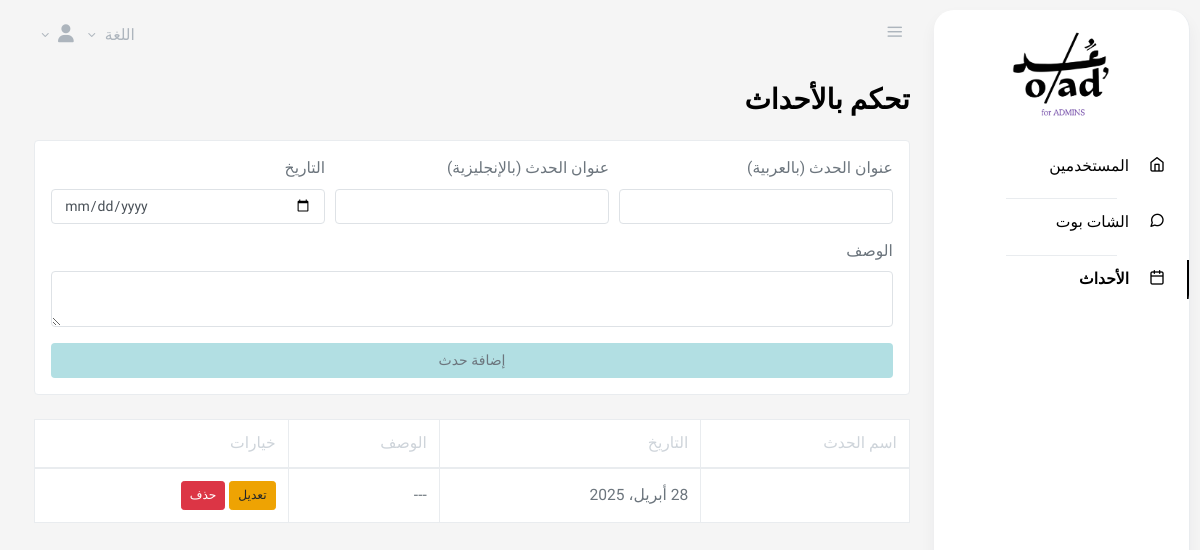
/ar/admins/events/ (signed in), run on an earlier commit of the app's database.
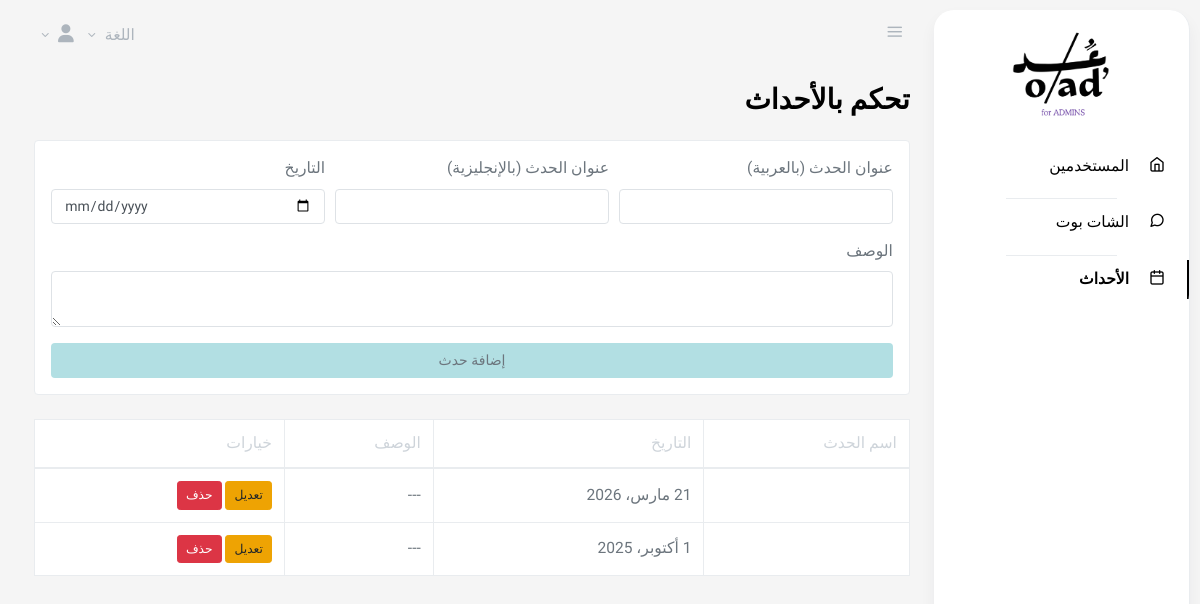
And on a later commit of the database.
### promotions/models.py (models this page shows, shortened)
class Event(TranslatableModel):
    user = models.ForeignKey(UserProfile, on_delete=models.CASCADE, related_name='events', null=True, blank=True)
    translations = TranslatedFields(
        name=models.CharField(_('Event Name'), max_length=255),
        description=models.TextField(_('Description'), null=True, blank=True),
    )
    date = models.DateField(_('Date'))
    class Meta:
        verbose_name = _('Event')
        verbose_name_plural = _('Events')
        ordering = ['date']

### authentication/decorators.py (the view, shortened to what this page needs)
        def wrapper_func(request, *args, **kwargs):
            user_profile = getattr(request.user, 'userprofile', None)
            if request.user.groups.exists():
                user_group = request.user.groups.all()[0].name
                if user_group in allowed_roles:
                    return view_func(request, *args, **kwargs)
            return redirect('login_page')  # Redirect non-logged-in users to login

### administrators/views.py (called while the page is built, shortened)
@login_required
@allowed_users(allowed_roles=['admins'])
def event_control(request):
    events = Event.objects.filter(user__isnull=True).order_by('-date')  # only global events
    return render(request, "admins/event_control.html", {
        "events": events
    })

### templates/admins/event_control.html (shortened to what this page needs)
{% extends "admins/base.html" %}
{% load i18n %}
{% block content %}
<main role="main" class="main-content">
  <div class="container-fluid">
    <h2 class="mb-4">{% trans "Manage Events" %}</h2>
    <form method="POST" class="card p-3 mb-4">
      <div class="form-row">
        <div class="form-group col-md-4">
          <label>{% trans "Event Name (Arabic)" %}</label>
          <input type="text" name="name_ar" class="form-control" required>
        </div>
        <div class="form-group col-md-4">
          <label>{% trans "Event Name (English)" %}</label>
          <input type="text" name="name_en" class="form-control" required>
        </div>
        <div class="form-group col-md-4">
          <label>{% trans "Date" %}</label>
          <input type="date" name="date" class="form-control" required>
        </div>
      </div>
      <div class="form-group">
        <label>{% trans "Description" %}</label>
        <textarea name="description" class="form-control" rows="2"></textarea>
      </div>
      <button type="submit" class="btn btn-block" style="background-color:#b2dfe3;">
        {% trans "Add Event" %}
      </button>
    </form>
    <table class="table table-bordered bg-white">
      <thead>
        <tr>
          <th>{% trans "Event Name" %}</th>
          <th>{% trans "Date" %}</th>
          <th>{% trans "Description" %}</th>
          <th>{% trans "Actions" %}</th>
        </tr>
      </thead>
      <tbody>
        {% for event in events %}
          <tr>
            <td>{{ event.name }}</td>
            <td>{{ event.date }}</td>
            <td>{{ event.description|default:"---" }}</td>
            <td>
              <button class="btn btn-sm btn-warning" data-toggle="modal" data-target="#editModal"
                      onclick="fillEditModal('{{ event.id }}', '{{ event.name|escapejs }}', '{{ event.date }}', '{{ event.description|default:''|escapejs }}')">
                {% trans "Edit" %}
              </button>
              <form method="POST" style="display:inline;">
                <button type="submit" name="action" value="delete" class="btn btn-sm btn-danger"
                        onclick="return confirm('{% trans "Are you sure?" %}')">
                  {% trans "Delete" %}
                </button>
              </form>
            </td>
          </tr>
        {% empty %}
          <tr>
            <td colspan="4" class="text-center text-muted">{% trans "No events yet." %}</td>
          </tr>
        {% endfor %}
      </tbody>
    </table>
  </div>
</main>
{% endblock %}

### templates/admins/base.html (shortened to what this page needs)
{%load static%}
{% load i18n %}
<!doctype html>
<html lang="en">
  <head>
    <link rel="stylesheet" href="https://cdnjs.cloudflare.com/ajax/libs/font-awesome/4.7.0/css/font-awesome.min.css">
    <link rel="stylesheet" href="{% static 'css/simplebar.css'%}">
    <link rel="stylesheet" href="{% static 'css/feather.css' %}">
    <link rel="stylesheet" href="{% static 'css/select2.css'%}">
    <link rel="stylesheet" href="{% static 'css/dropzone.css'%}">
    <link rel="stylesheet" href="{% static 'css/uppy.min.css'%}">
    <link rel="stylesheet" href="{% static 'css/jquery.steps.css'%}">
    <link rel="stylesheet" href="{% static 'css/jquery.timepicker.css'%}">
    <link rel="stylesheet" href="{% static 'css/quill.snow.css'%}">
    <link rel="stylesheet" href="{% static 'css/daterangepicker.css'%}">
    <link rel="stylesheet" href="{% static 'css/app-light.css'%}" id="lightTheme">
    <link rel="stylesheet" href="{% static 'css/app-dark.css'%}" id="darkTheme" disabled>
    <link rel="stylesheet" href="https://cdnjs.cloudflare.com/ajax/libs/toastr.js/latest/toastr.min.css">
  </head>
  <body class="vertical  light {% trans 'dir' %}">
    <div class="wrapper">
      {% load static %}
{% load i18n %}
<nav class="topnav navbar navbar-light">
<button type="button" class="navbar-toggler text-muted mt-2 p-0 mr-3 collapseSidebar">
<i class="fe fe-menu navbar-toggler-icon"></i>
</button>
<ul class="nav">
<li class="nav-item dropdown mt-2 mx-2">
{% get_current_language as CURRENT_LANGUAGE %}
{% get_available_languages as AVAILABLE_LANGUAGES %}
{% get_language_info_list for AVAILABLE_LANGUAGES as languages %}
<a class="nav-link dropdown-toggle text-muted pr-0" href="#" id="navbarDropdownMenuLink" role="button" data-toggle="dropdown" aria-haspopup="true" aria-expanded="false">
    {%trans 'languages'%}
</a>
</li>
<li class="nav-item dropdown mt-2 mx-1">
  <a class="nav-link dropdown-toggle text-muted pr-0 " href="#" id="navbarDropdownMenuLink" role="button" data-toggle="dropdown" aria-haspopup="true" aria-expanded="false">
      <i style="font-size:18px" class="fa">&#xf007;</i>
  </a>
</li>
</ul>
</nav>
<aside class="sidebar-left border-right bg-white shadow" id="leftSidebar" data-simplebar>
<nav class="vertnav navbar navbar-light">
<div class="w-100 mb-4 d-flex">
<a class="navbar-brand mx-auto mt-2 flex-fill text-center" href="#">
  <img src="{% static '/images/oad_admins.png' %}" class="navbar-brand-img brand-sm sidebar-logo" style="width: 100px; height: auto;" alt="Logo" alt="Logo" id="sidebar-logo">
</a>
</div>
<ul class="navbar-nav flex-fill w-100 mb-2">
  <li class="nav-item w-100 {% if request.resolver_match.url_name == 'admins.users' %}active{% endif %}">
      <a class="nav-link" href="{% url 'admins.users' %}">
          <i class="fe fe-home fe-16"></i>
          <span class="ml-3 item-text">{% trans 'Users' %}</span>
      </a>
  </li>
</ul>
<hr class="my-1 w-50 mx-auto">
<ul class="navbar-nav flex-fill w-100 mb-2">
  <li class="nav-item w-100 {% if request.resolver_match.url_name == 'admins.chatbot' %}active{% endif %}">
      <a class="nav-link" href="{% url 'admins.chatbot' %}">
          <i class="fe fe-message-circle fe-16"></i>
          <span class="ml-3 item-text">{% trans 'Chatbot' %}</span>
      </a>
  </li>
</ul>
<hr class="my-1 w-50 mx-auto">
<ul class="navbar-nav flex-fill w-100 mb-2">
  <li class="nav-item w-100 {% if request.resolver_match.url_name == 'admins.events' %}active{% endif %}">
      <a class="nav-link" href="{% url 'admins.events' %}">
          <i class="fe fe-calendar fe-16"></i>
          <span class="ml-3 item-text">{% trans 'Events' %}</span>
      </a>
  </li>
</ul>
</nav>
</aside>
        {% block content %}
        {% endblock %}
    </div>
  </body>
</html>

### static/css/simplebar.css (style rules this page uses)
[data-simplebar] { position: relative; flex-direction: column; flex-wrap: wrap; justify-content: flex-start; align-content: flex-start; align-items: flex-start; border-radius: 20px; margin: 10px; overflow: hidden; background-color: #D5F2FE; box-shadow: 0px 8px 20px rgba(0, 0, 0, 0.15); transition: all 0.3s ease-in-out; }
#sidebar-logo { transition: all 0.3s ease; }

### static/css/feather.css (style rules this page uses)
.fe { font-family: "feather" !important; speak: none; font-style: normal; font-weight: normal; font-variant: normal; text-transform: none; line-height: 1; -webkit-font-smoothing: antialiased; -moz-osx-font-smoothing: grayscale; }
.fe-16 { font-size: 16px; }
.fe-calendar:before { content: ""; }
.fe-home:before { content: ""; }
.fe-menu:before { content: ""; }
.fe-message-circle:before { content: ""; }

### templates/admins/base.html (style rules this page uses)
body { font-family: "beiruti", sans-serif; background-color: #f5f5f5; }

What changed in the data, as far as the page shows it:
removed Event: date "28 أبريل، 2025", description "---"
added Event: date "21 مارس، 2026", description "---"
added Event: date "1 أكتوبر، 2025", description "---"
